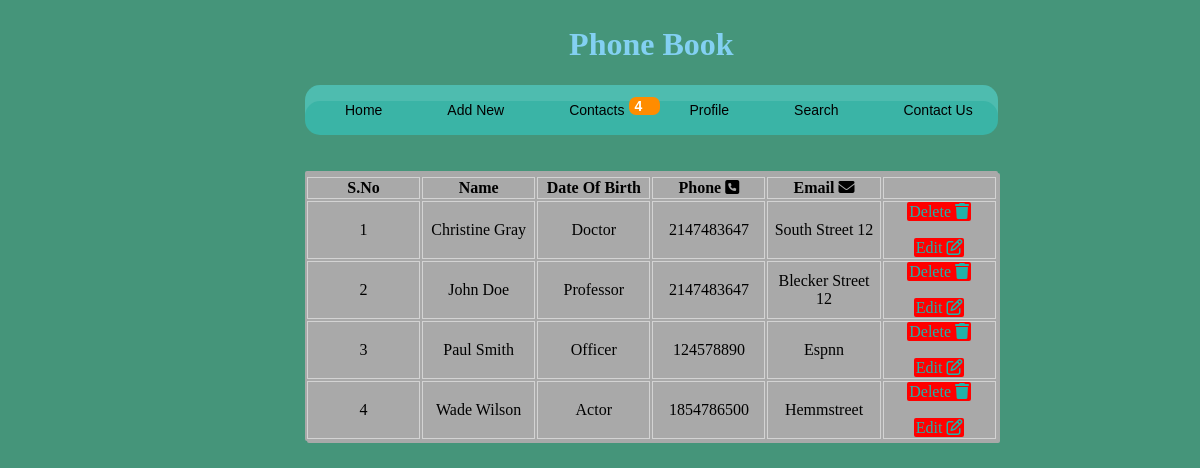
The app's page /view_user.php with its own data.
### tables this page shows
CREATE TABLE IF NOT EXISTS `contactdetails` (
`contact_id` int(11) NOT NULL COMMENT 'Primary Key',
  `contact_name` varchar(255) NOT NULL,
  `Date_of_Birth` varchar(255) NOT NULL,
  `phone` int(11) NOT NULL,
  `email` varchar(255) NOT NULL
);

### view_user.php (the view, shortened to what this page needs)
<html>
<head>
<link rel="stylesheet" href="style.css">
</head>
<body>
<div id = "main">
  <h1> Phone Book</h1>
  <?php  include 'menu-main.php';?><br><br>
   <table class=" viewtabl" >
  <th>
  <tr>
  <td> <strong>S.No</strong></td>
  <td><strong>Name</strong></td>
  <td><strong>Date Of Birth</strong></td>
  <td><strong>Phone</strong> <i class="fa fa-phone-square"> </i></td>
  <td><strong>Email</strong> <i class="fa fa-envelope"> </i></td>
  <td><strong></strong></td>
  </tr>
  </th>
  <?php
  include 'db.php';
   $count= 1;
   $query = "SELECT * FROM contactdetails ORDER BY contact_name";
    $result = mysqli_query($con,$query);
	 while($row = @mysqli_fetch_assoc($result)){?>
  <tr>
  <td id="od"> <?php echo $count;?></td>
  <td class="ev"> <?php echo $row["contact_name"];?></td>
  <td class="od"><?php echo $row["Date_of_Birth"];?></td>
  <td class="ev"><?php echo $row["phone"];?></td>
  <td class="od"><?php echo $row["email"];?></td>
  <td class="ev">
  <a href="delete.php?deleteid=<?php echo $row["contact_id"]; ?> "id="del" Onclick="return ConfirmDelete()"> Delete <i class='fas fa-trash'></i></a>
<br><br>
 <a href="edit.php?editid=<?php echo $row["contact_id"]; ?>"id="edt" > Edit <i class='far fa-edit style='font-size:24px'></i></a>
  </td>
  </tr>
 <?php $count++;}?>
	 </table>
</div>
</body>
</html>

### style.css (style rules this page uses)
body { margin:0px; padding:0px; background: #45957a; }
div#main { position: absolute; left: 25%; padding: 5px; }
#main h1 { text-transform:capitalize; text-align: center; color: #83d0f2; }
table.viewtabl { width: 100%; background: darkgray; border-radius: 2px; box-shadow: 2px 2px darkgrey; }
.viewtabl td { border: 1px solid lightgray; width: 104px; text-align: center; }
table.viewtabl td.ev a#del ,a#edt { background-color: red; padding: 1px 2px; text-align: center; border-radius: 2px; text-decoration: none; margin: 2px 2px; color: lightseagreen; }

### records on screen
contactdetails: contact_name "Christine Gray", Date_of_Birth "Doctor", phone "2147483647", email "South Street 12"
contactdetails: contact_name "John Doe", Date_of_Birth "Professor", phone "2147483647", email "Blecker Street 12"
contactdetails: contact_name "Paul Smith", Date_of_Birth "Officer", phone "124578890", email "Espnn"
contactdetails: contact_name "Wade Wilson", Date_of_Birth "Actor", phone "1854786500", email "Hemmstreet"

### other values on screen
$row "4"
